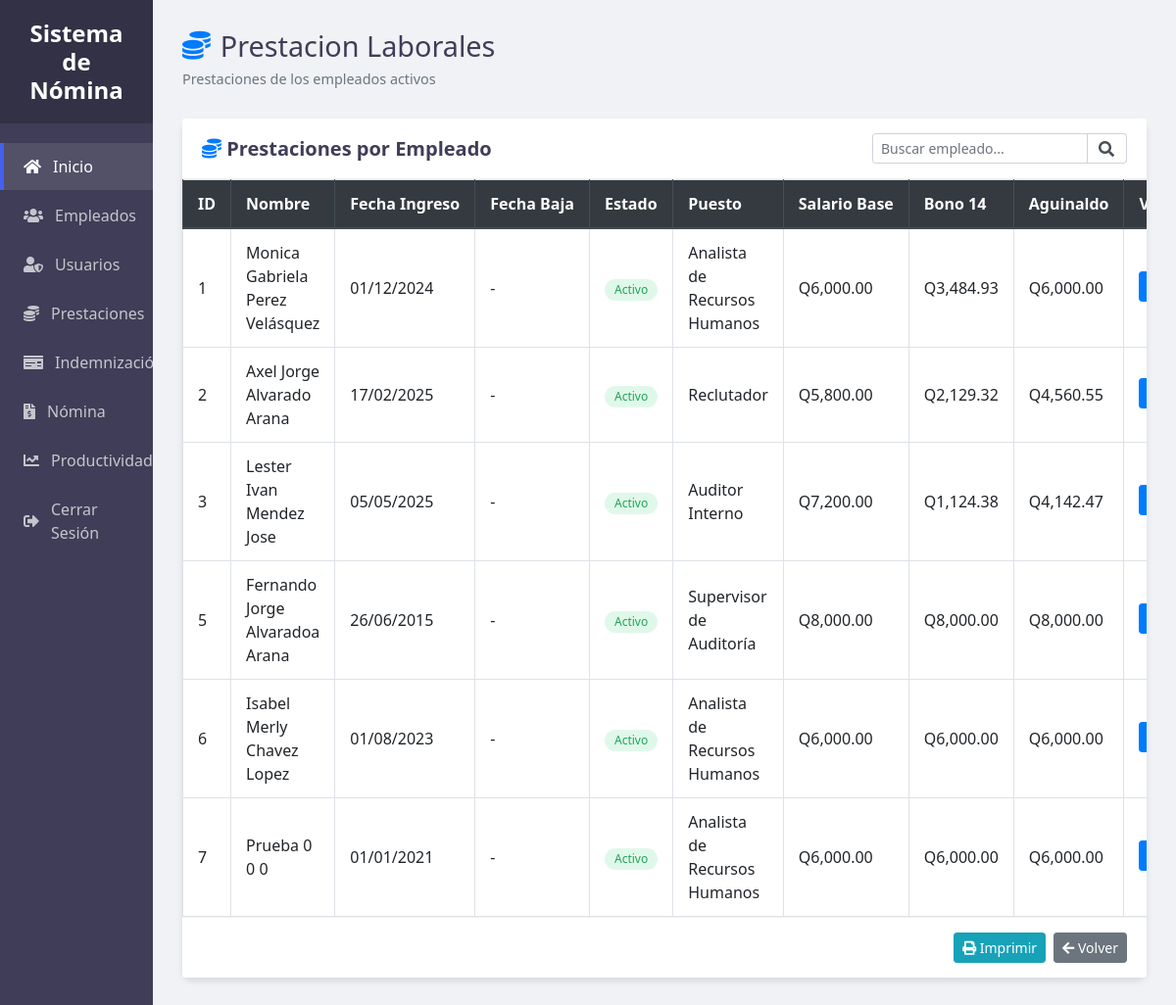
/ProyectoNomina/index.php?controller=prestacion&action=ver (signed in), run on the app's committed database.
### tables this page shows
CREATE TABLE `empleado` (
  `ID_Emp` int(11) NOT NULL AUTO_INCREMENT,
  `PriNombre_Emp` varchar(50) NOT NULL,
  `SegNombre_Emp` varchar(50) NOT NULL,
  `PriApellido_Emp` varchar(50) NOT NULL,
  `SegApellido_Emp` varchar(50) NOT NULL,
  `DPI_Emp` varchar(20) NOT NULL,
  `FechaNacimiento_Emp` date NOT NULL,
  `Direccion_Emp` varchar(255) DEFAULT NULL,
  `Telefono_Emp` varchar(15) DEFAULT NULL,
  `Email_Emp` varchar(100) DEFAULT NULL,
  `FechaIngreso_Emp` date NOT NULL,
  `FechaBaja_Emp` date DEFAULT NULL,
  `Estado_Emp` varchar(10) DEFAULT 'Activo',
  `ID_Puesto` int(11) DEFAULT NULL,
  `Horas_Extras` decimal(5,2) DEFAULT 0.00,
  PRIMARY KEY (`ID_Emp`),
  UNIQUE KEY `DPI_Emp` (`DPI_Emp`)
);

CREATE TABLE `puesto` (
  `ID_Puesto` int(11) NOT NULL AUTO_INCREMENT,
  `Nombre_Puesto` varchar(100) NOT NULL,
  `SalarioBase_Puesto` decimal(10,2) NOT NULL,
  `ID_Dep` int(11) DEFAULT NULL,
  PRIMARY KEY (`ID_Puesto`),
  KEY `fk_departamento` (`ID_Dep`),
  CONSTRAINT `fk_departamento` FOREIGN KEY (`ID_Dep`) REFERENCES `departamento` (`ID_Dep`)
);

### ProyectoNomina/Config/db.php (called while the page is built)
<?php
if (!class_exists('db')) {
    class db {
        private static $conn;
        public static function conectar() {
            if (self::$conn === null) {
                try {
                    self::$conn = new PDO("mysql:host=127.0.0.1:3308;dbname=rrhh", "root", "1234");
                    self::$conn->setAttribute(PDO::ATTR_ERRMODE, PDO::ERRMODE_EXCEPTION);
                } catch (PDOException $e) {
                    die("Error de conexión: " . $e->getMessage());
                }
            }
            return self::$conn;
        }
    }
}
?>

### ProyectoNomina/Controllers/PrestacionController.php (called while the page is built)
<?php
require_once __DIR__ . '/../Models/PrestacionModelo.php';
class PrestacionController {
    private $prestacion;
    public function __construct() {
        $this->prestacion = new Prestacion(db::conectar());
    }
    public function ver() {
        $prestaciones = $this->prestacion->obtenerPrestaciones();
        extract(['prestaciones' => $prestaciones]);
        include 'Views/Prestaciones/Ver.php';
    }
}
?>

### ProyectoNomina/Models/PrestacionModelo.php (called while the page is built)
<?php
require_once __DIR__ . '/../Config/db.php';
class Prestacion {
    private $conn;
    public function __construct($db) {
        $this->conn = $db;
    }
    public function obtenerPrestaciones() {
        try {
            $query = "CALL spCalcularB14_Agui();";
            $stmt = $this->conn->prepare($query);
            $stmt->execute();
            $resultados = $stmt->fetchAll(PDO::FETCH_ASSOC);
            return $resultados;
        } catch (PDOException $e) {
            error_log("Error al obtener Prestaciones de Empleados: " . $e->getMessage());
            return [];
        }
    }
}

### ProyectoNomina/Views/Prestaciones/Ver.php (the view, shortened to what this page needs)
<!DOCTYPE html>
<html lang="en">
<head>
    <link rel="stylesheet" href="https://cdn.jsdelivr.net/npm/bootstrap@4.6.2/dist/css/bootstrap.min.css">
    <link rel="stylesheet" href="https://cdnjs.cloudflare.com/ajax/libs/font-awesome/5.15.4/css/all.min.css">
    <link rel="stylesheet" href="Public/CSS/styleVer.css">
</head>
<body>
    <div class="sidebar">
        <div class="sidebar-header">
            <h3>Sistema de Nómina</h3>
        </div>
        <ul class="sidebar-menu">
            <li><a href="index.php"  class="active"><i class="fas fa-home"></i> Inicio</a></li>
            <?php if ($_SESSION['Rol'] === 'admin'): ?>
                <li><a href="index.php?controller=empleado&action=ver"><i class="fas fa-users"></i> Empleados</a></li>
                <li><a href="index.php?controller=usuario&action=ver"><i class="fas fa-user-shield"></i> Usuarios</a></li>
            <?php endif; ?>
            <li><a href="index.php?controller=prestacion&action=ver"><i class="fas fa-coins"></i> Prestaciones</a></li>
            <li><a href="index.php?controller=indemnizacion&action=ver"><i class="fas fa-money-check"></i> Indemnización</a></li>
            <li><a href="index.php?controller=nomina&action=ver"><i class="fas fa-file-invoice-dollar"></i> Nómina</a></li>
        <li><a href="index.php?controller=productividad&action=ver"><i class="fas fa-chart-line"></i> Productividad</a></li>
        <li><a href="index.php?controller=login&action=logout"><i class="fas fa-sign-out-alt"></i> Cerrar Sesión</a></li>
        </ul>
    </div>
    <div class="main-content">
        <div class="content-container">
            <div class="header">
                <div class="header-title">
                    <h1><i class="fas fa-coins text-primary"></i> Prestacion Laborales</h1>
                    <p class="text-muted">Prestaciones de los empleados activos</p>
                </div>
            </div>
            <div class="card mb-4">
                <div class="card-header bg-white d-flex justify-content-between align-items-center">
                    <h5 class="mb-0"><i class="fas fa-coins text-primary"></i> Prestaciones por Empleado</h5>
                    <div class="search-box">
                        <div class="input-group">
                            <input type="text" id="searchInput" class="form-control form-control-sm" placeholder="Buscar empleado...">
                            <div class="input-group-append">
                                <span class="input-group-text"><i class="fas fa-search"></i></span>
                            </div>
                        </div>
                    </div>
                </div>
                <div class="card-body p-0">
                    <?php if (empty($prestaciones)): ?>
                        <div class="alert alert-info m-3">
                            <i class="fas fa-info-circle"></i> No hay prestaciones registradas en el sistema.
                        </div>
                    <?php else: ?>
                        <div class="table-container">
                            <table class="table table-bordered table-hover" id="employeeTable">
                                <thead class="thead-dark">
                                    <tr>
                                        <th>ID</th>
                                        <th>Nombre</th>
                                        <th>Fecha Ingreso</th>
                                        <th>Fecha Baja</th>
                                        <th>Estado</th>
                                        <th>Puesto</th>
                                        <th>Salario Base</th>
                                        <th>Bono 14</th>
                                        <th>Aguinaldo</th>
                                        <th>Vacaciones</th>
                                    </tr>
                                </thead>
                                <tbody>
                                    <?php foreach ($prestaciones as $prestacion): ?>
                                        <tr>
                                            <td><?= $prestacion['ID_Emp']; ?></td>
                                            <td><?= $prestacion['Nombre']; ?></td>
                                            <td><?= date('d/m/Y', strtotime($prestacion['FechaIngreso_Emp'])); ?></td>
                                            <td><?= $prestacion['FechaBaja_Emp'] ? date('d/m/Y', strtotime($prestacion['FechaBaja_Emp'])) : '-'; ?></td>
                                            <td>
                                                <?php if ($prestacion['Estado_Emp'] == 'Activo'): ?>
                                                    <span class="badge badge-success">Activo</span>
                                                <?php else: ?>
                                                    <span class="badge badge-danger">Baja</span>
                                                <?php endif; ?>
                                            </td>
                                            <td><?= $prestacion['Nombre_Puesto']; ?></td>
                                            <td> Q<?= number_format($prestacion['SalarioBase_Puesto'], 2); ?></td>
                                            <td> Q<?= number_format($prestacion['Bono14'], 2); ?></td>
                                            <td> Q<?= number_format($prestacion['Aguinaldo'], 2); ?></td>
                                            <td>
                                                <a href="index.php?controller=vacaciones&action=ver&id=<?= $prestacion['ID_Emp']; ?>" class="btn btn-sm btn-primary mb-1" title="Ver vacaciones">
                                                </a>
                                            </td>
                                        </tr>
                                    <?php endforeach; ?>
                                </tbody>
                            </table>
                        </div>
                    <?php endif; ?>
                </div>
                <div class="card-footer bg-white">
                    <div class="d-flex justify-content-end">
                        <button type="button" class="btn btn-info btn-sm mr-2" onclick="window.print()" title="Imprimir tabla">
                            <i class="fas fa-print"></i> Imprimir
                        </button>
                        <a href="index.php" class="btn btn-secondary btn-sm" title="Volver al inicio">
                            <i class="fas fa-arrow-left"></i> Volver
                        </a>
                    </div>
                </div>
            </div>
        </div>
    </div>
</body>
</html>

### ProyectoNomina/index.php (shortened to what this page needs)
<?php
$controller = $_GET['controller'] ?? 'dashboard';
$action = $_GET['action'] ?? 'index';
require_once 'Config/db.php';
require_once 'Models/UsuarioModelo.php';
require_once 'Models/PrestacionModelo.php';
require_once 'Controllers/PrestacionController.php';
switch ($controller) {
    case 'prestacion':
        $controlador = new PrestacionController();
        if (method_exists($controlador, $action)) {
            $controlador->$action();
        } else {
            echo "Acción no encontrada en Prestaciones.";
        }
        break;
}

### ProyectoNomina/Public/CSS/styleVer.css (style rules this page uses)
:root { --primary: #4361ee; --secondary: hsl(245, 17%, 29%); --success: #23a359; --danger: #e74c3c; --light: #f8f9fa; --dark: #343a40; --gray: #6c757d; --sidebar-width: 13%; }
body { margin: 0; padding: 0; font-family: 'Segoe UI', Roboto, 'Helvetica Neue', Arial, sans-serif; background-color: #f0f2f5; display: flex; min-height: 100vh; overflow: hidden; }
.sidebar { width: var(--sidebar-width); background-color: var(--secondary); color: white; position: fixed; height: 100vh; overflow-y: auto; z-index: 100; }
.sidebar-header { padding: 20px; background-color: rgba(0, 0, 0, 0.2); text-align: center; }
.sidebar-header h3 { margin: 0; font-size: 1.5rem; font-weight: 600; }
.sidebar-menu { list-style: none; padding: 0; margin: 20px 0; }
.sidebar-menu li { margin-bottom: 2px; }
.sidebar-menu a { display: flex; align-items: center; padding: 12px 20px; color: rgba(255, 255, 255, 0.7); text-decoration: none; transition: all 0.3s; border-left: 4px solid transparent; }
.sidebar-menu a:hover, .sidebar-menu a.active { background-color: rgba(255, 255, 255, 0.1); color: white; border-left-color: var(--primary); }
.sidebar-menu i { margin-right: 12px; }
.main-content { flex: 1; margin-left: var(--sidebar-width); height: 100vh; overflow-y: auto; }
.content-container { padding: 30px; max-width: 1800px; margin: 0 auto; }
.header { display: flex; justify-content: space-between; align-items: center; margin-bottom: 30px; }
.header-title h1 { margin: 0; font-size: 1.8rem; color: var(--secondary); display: flex; align-items: center; }
.header-title h1 i { margin-right: 10px; }
.header-title p { margin: 5px 0 0; font-size: 0.9rem; }
.card { border: none; border-radius: 10px; box-shadow: 0 4px 6px rgba(0, 0, 0, 0.1); margin-bottom: 30px; background-color: white; }
.card-header { padding: 15px 20px; border-bottom: 1px solid rgba(0, 0, 0, 0.05); }
.card-header h5 { font-weight: 600; color: var(--secondary); }
.table-container { max-height: calc(100vh - 250px); overflow-y: auto; overflow-x: auto; }
.table { margin-bottom: 0; width: 100%; }
.table thead th { position: sticky; top: 0; background-color: #f8f9fa; z-index: 10; font-weight: 600; border-top: none; border-bottom: 2px solid #dee2e6; padding: 12px 15px; white-space: nowrap; }
.table td { padding: 12px 15px; vertical-align: middle; }
.badge { padding: 5px 10px; border-radius: 30px; font-weight: 500; font-size: 0.75rem; }
.badge-success { background-color: rgba(46, 204, 113, 0.15); color: var(--success); }
.card-footer { background-color: white; border-top: 1px solid rgba(0, 0, 0, 0.05); padding: 15px 20px; }
.search-box { max-width: 300px; margin-left: auto; }
.search-box .form-control { border-top-right-radius: 0; border-bottom-right-radius: 0; }
.search-box .input-group-text { background-color: white; border-left: none; }

### data on the page
empleado: ID_Emp "1", Nombre "Monica Gabriela Perez Velásquez", FechaIngreso_Emp "01/12/2024", Estado_Emp "Activo", ID_Puesto.Nombre_Puesto "Analista de Recursos Humanos", ID_Puesto.SalarioBase_Puesto "6,000.00", Bono14 "3,484.93", Aguinaldo "6,000.00"
empleado: ID_Emp "2", Nombre "Axel Jorge Alvarado Arana", FechaIngreso_Emp "17/02/2025", Estado_Emp "Activo", ID_Puesto.Nombre_Puesto "Reclutador", ID_Puesto.SalarioBase_Puesto "5,800.00", Bono14 "2,129.32", Aguinaldo "4,560.55"
empleado: ID_Emp "3", Nombre "Lester Ivan Mendez Jose", FechaIngreso_Emp "05/05/2025", Estado_Emp "Activo", ID_Puesto.Nombre_Puesto "Auditor Interno", ID_Puesto.SalarioBase_Puesto "7,200.00", Bono14 "1,124.38", Aguinaldo "4,142.47"
empleado: ID_Emp "5", Nombre "Fernando Jorge Alvaradoa Arana", FechaIngreso_Emp "26/06/2015", Estado_Emp "Activo", ID_Puesto.Nombre_Puesto "Supervisor de Auditoría", ID_Puesto.SalarioBase_Puesto "8,000.00", Bono14 "8,000.00", Aguinaldo "8,000.00"
empleado: ID_Emp "6", Nombre "Isabel Merly Chavez Lopez", FechaIngreso_Emp "01/08/2023", Estado_Emp "Activo", ID_Puesto.Nombre_Puesto "Analista de Recursos Humanos", ID_Puesto.SalarioBase_Puesto "6,000.00", Bono14 "6,000.00", Aguinaldo "6,000.00"
empleado: ID_Emp "7", Nombre "Prueba 0 0 0", FechaIngreso_Emp "01/01/2021", Estado_Emp "Activo", ID_Puesto.Nombre_Puesto "Analista de Recursos Humanos", ID_Puesto.SalarioBase_Puesto "6,000.00", Bono14 "6,000.00", Aguinaldo "6,000.00"
